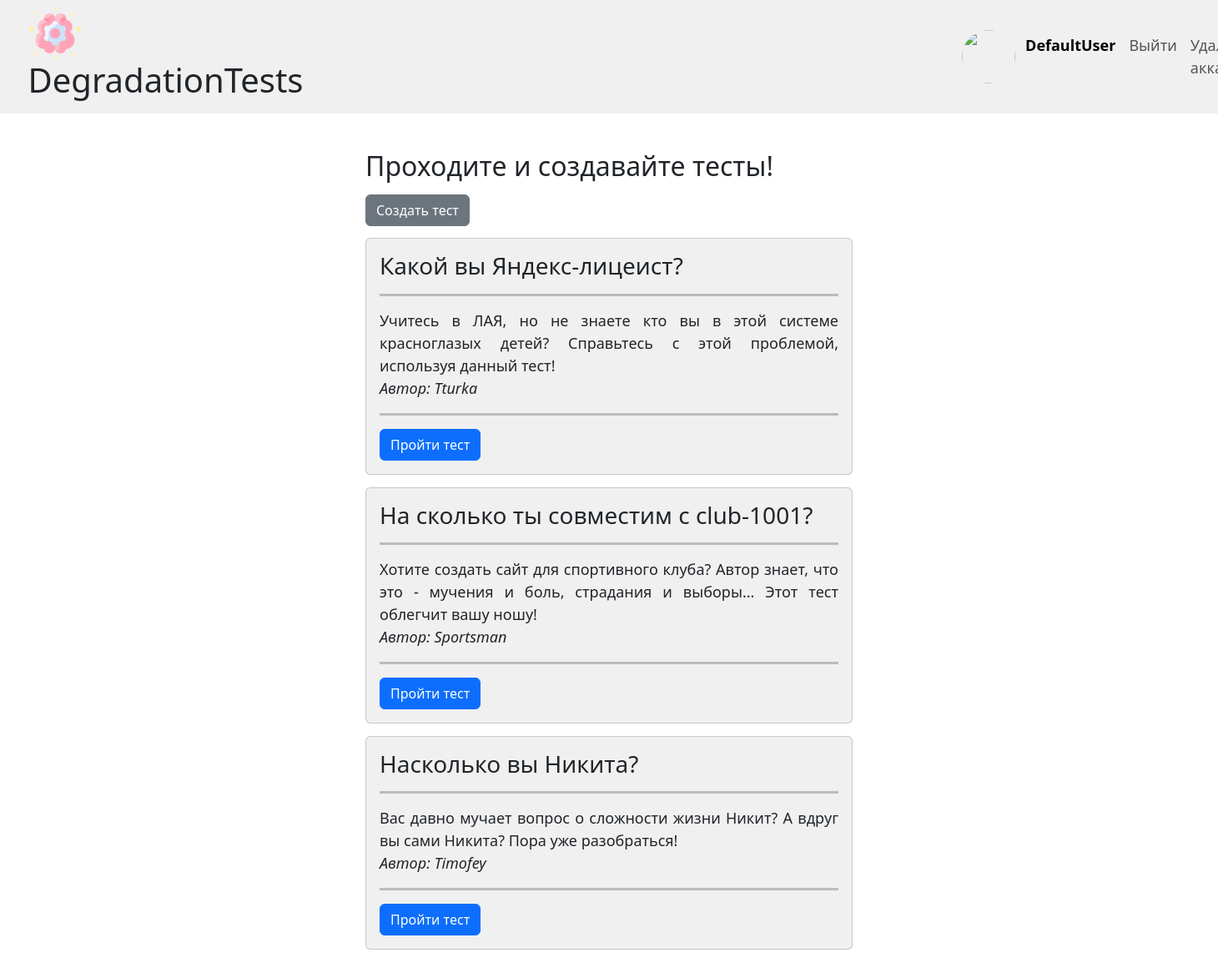
/ (signed in), run on the app's committed database.
### data/user_model.py (models this page shows, shortened)
class User(SqlAlchemyBase, SerializerMixin, UserMixin):
    __tablename__ = 'users'
    id = sqlalchemy.Column(sqlalchemy.Integer, primary_key=True, autoincrement=True)
    name = sqlalchemy.Column(sqlalchemy.String, nullable=False)
    email = sqlalchemy.Column(sqlalchemy.String, nullable=False, unique=True)
    hashed_password = sqlalchemy.Column(sqlalchemy.String, nullable=False)
    avatar = sqlalchemy.Column(sqlalchemy.BLOB, nullable=True)
    test = sqlalchemy.orm.relationship('Test', back_populates='user')

### data/test_model.py (models this page shows)
class Test(SqlAlchemyBase, SerializerMixin):
    __tablename__ = 'tests'
    id = sqlalchemy.Column(sqlalchemy.Integer, primary_key=True, autoincrement=True)
    type = sqlalchemy.Column(sqlalchemy.Integer, nullable=False)
    creator = sqlalchemy.Column(sqlalchemy.Integer, sqlalchemy.ForeignKey('users.id'), nullable=False)
    title = sqlalchemy.Column(sqlalchemy.String, nullable=False)
    description = sqlalchemy.Column(sqlalchemy.String, nullable=False)
    status = sqlalchemy.Column(sqlalchemy.Boolean, nullable=False)
    user = sqlalchemy.orm.relationship('User')
    question = sqlalchemy.orm.relationship('Question', back_populates='test')

### server.py (the view)
@app.route('/')
def index():
    session = db_session.create_session()
    tests = session.query(Test)
    return render_template('tests_list.html', title='DegradationTests', tests=tests)

### data/db_session.py (called while the page is built)
def create_session() -> Session:
    global __factory
    return __factory()

### server.py (called while the page is built)
@login_manager.user_loader
def load_user(user_id):
    session = db_session.create_session()
    return session.query(User).get(user_id)

### templates/tests_list.html (shortened to what this page needs)
{% extends "base.html" %}
{% block content %}
    <div class="content_display_list">
        {% if current_user.is_authenticated %}
            <h2 style="margin-bottom: 2.5%;">Проходите и создавайте тесты!</h2>
            <a href="/choose_type" class="btn btn-secondary">Создать тест</a>
            {% for test in tests %}
                {% if test.status or (current_user.is_authenticated and (current_user.id == test.creator or current_user.id)) == 1 %}
                    <div class="card" style="background-color: #f0f0f0; margin-top: 2.5%; margin-bottom: 2.5%;">
                        <div class="card-body">
                            <h3 class="card-title">{{ test.title }}</h3>
                            <hr size="5px" color="#242424">
                            <p class="card-text" style="text-align: justify; font-size: large;">
                                {{ test.description }}
                                <br>
                                <em>Автор: {{ test.user.name }}</em>
                            </p>
                            <hr size="5px" color="#242424">
                            <a href="/test_solve/{{ test.id }}" class="btn btn-primary">Пройти тест</a>
                        </div>
                    </div>
                {% endif %}
            {% endfor %}
        {% else %}
            <h2>Зайдите или зарегистрируйтесь, чтобы начать.</h2>
        {% endif %}
    </div>
{% endblock %}

### templates/base.html (shortened to what this page needs)
<!DOCTYPE html>
<html lang="ru">
    <head>
        <link href="https://cdn.jsdelivr.net/npm/bootstrap@5.3.2/dist/css/bootstrap.min.css" rel="stylesheet"
>
        <link rel="stylesheet" type="text/css" href="{{ url_for('static', filename='css/forms.css') }}" />
        <link rel="stylesheet" type="text/css" href="{{ url_for('static', filename='css/main_styles.css') }}" />
    </head>
    <body>
        <nav class="navbar navbar-expand-lg" style="background-color: #f0f0f0;">
            <div class="container-fluid">
                <h1 style="margin-left: 1.5%;">
                    <img src="{{ url_for('static', filename='images/dt_icon.png') }}"
                         class="d-inline-block align-text-top" width="64" height="64">
                    DegradationTests
                </h1>
                {% if current_user.is_authenticated %}
                    {% if not current_user.avatar %}
                        <img class="avatar" src="{{ url_for('static', filename='images/default_avatar.jpg') }}">
                    {% else %}
                        <img class="avatar" src="{{ url_for('user_avatar') }}">
                    {% endif %}
                    <div class="collapse navbar-collapse">
                        <div class="navbar-nav" style="padding-left: 1%; font-size: large;">
                            <a class="nav-link active"><b>
                                {{ current_user.name }}
                            </b></a>
                            <a class="nav-link" href="/logout">Выйти</a>
                            <a class="nav-link" href="/delete_user">Удалить аккаунт</a>
                        </div>
                    </div>
                {% endif %}
            </div>
        </nav>
        {% block content %}{% endblock %}
    </body>
</html>

### static/css/main_styles.css (style rules this page uses)
div.content_display_list { padding-left: 30%; padding-right: 30%; padding-top: 3%; padding-bottom: 3%; }
img.avatar { object-fit: cover; object-position: top center; border-radius: 50%; width: 64px; height: 64px; margin-left: 55%; }

### data on the page
User: name "DefaultUser"
Test: title "Какой вы Яндекс-лицеист?", description "Учитесь в ЛАЯ, но не знаете кто вы в этой системе красноглазых детей? Справьтесь с этой проблемой, используя данный тест!", user.name "Tturka"
Test: title "На сколько ты совместим с club-1001?", description "Хотите создать сайт для спортивного клуба? Автор знает, что это - мучения и боль, страдания и выборы... Этот тест облегчит вашу ношу!", user.name "Sportsman"
Test: title "Насколько вы Никита?", description "Вас давно мучает вопрос о сложности жизни Никит? А вдруг вы сами Никита? Пора уже разобраться!", user.name "Timofey"
